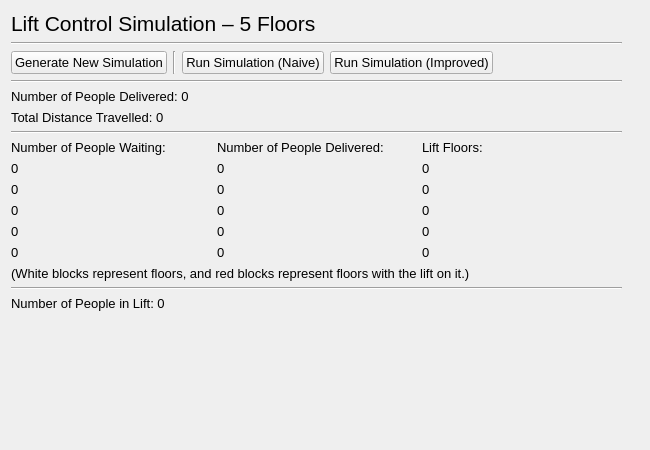
<?xml version="1.0" encoding="UTF-8"?>
<ui version="4.0">
 <class>mwindow_sim_5_floors</class>
 <widget class="QMainWindow" name="mwindow_sim_5_floors">
  <property name="geometry">
   <rect>
    <x>0</x>
    <y>0</y>
    <width>650</width>
    <height>450</height>
   </rect>
  </property>
  <property name="font">
   <font>
    <pointsize>10</pointsize>
   </font>
  </property>
  <property name="windowTitle">
   <string>Lift Control Simulation – 5 Floors</string>
  </property>
  <widget class="QWidget" name="central_widget">
   <widget class="QWidget" name="layoutWidget">
    <property name="geometry">
     <rect>
      <x>11</x>
      <y>11</y>
      <width>611</width>
      <height>418</height>
     </rect>
    </property>
    <layout class="QVBoxLayout" name="vert_layout_lift_control">
     <item>
      <widget class="QLabel" name="lbl_lift_control">
       <property name="font">
        <font>
         <pointsize>16</pointsize>
         <bold>false</bold>
        </font>
       </property>
       <property name="text">
        <string>Lift Control Simulation – 5 Floors</string>
       </property>
      </widget>
     </item>
     <item>
      <widget class="Line" name="hori_line_lift_control">
       <property name="orientation">
        <enum>Qt::Horizontal</enum>
       </property>
      </widget>
     </item>
     <item>
      <layout class="QHBoxLayout" name="hori_layout_nav">
       <item>
        <widget class="QPushButton" name="btn_generate_new_sim">
         <property name="text">
          <string>Generate New Simulation</string>
         </property>
        </widget>
       </item>
       <item>
        <widget class="Line" name="vert_line_buttons">
         <property name="orientation">
          <enum>Qt::Vertical</enum>
         </property>
        </widget>
       </item>
       <item alignment="Qt::AlignLeft">
        <widget class="QPushButton" name="btn_run_sim_naive">
         <property name="text">
          <string>Run Simulation (Naive)</string>
         </property>
        </widget>
       </item>
       <item>
        <widget class="QPushButton" name="btn_run_sim_improved">
         <property name="text">
          <string>Run Simulation (Improved)</string>
         </property>
        </widget>
       </item>
       <item>
        <spacer name="hori_spacer_nav">
         <property name="orientation">
          <enum>Qt::Horizontal</enum>
         </property>
         <property name="sizeHint" stdset="0">
          <size>
           <width>40</width>
           <height>20</height>
          </size>
         </property>
        </spacer>
       </item>
      </layout>
     </item>
     <item>
      <widget class="Line" name="hori_line_nav">
       <property name="orientation">
        <enum>Qt::Horizontal</enum>
       </property>
      </widget>
     </item>
     <item>
      <widget class="QLabel" name="lbl_num_delivered">
       <property name="text">
        <string>Number of People Delivered: 0</string>
       </property>
      </widget>
     </item>
     <item>
      <widget class="QLabel" name="lbl_distance_travelled">
       <property name="text">
        <string>Total Distance Travelled: 0</string>
       </property>
      </widget>
     </item>
     <item>
      <widget class="Line" name="hori_line_summary">
       <property name="orientation">
        <enum>Qt::Horizontal</enum>
       </property>
      </widget>
     </item>
     <item>
      <layout class="QGridLayout" name="grid_layout_sim">
       <item row="3" column="1">
        <widget class="QLabel" name="lbl_delivered_2">
         <property name="text">
          <string>0</string>
         </property>
        </widget>
       </item>
       <item row="5" column="2">
        <widget class="QLabel" name="lbl_floor_0">
         <property name="text">
          <string>0</string>
         </property>
        </widget>
       </item>
       <item row="2" column="2">
        <widget class="QLabel" name="lbl_floor_3">
         <property name="text">
          <string>0</string>
         </property>
        </widget>
       </item>
       <item row="0" column="1">
        <widget class="QLabel" name="lbl_delivered_floors">
         <property name="font">
          <font>
           <pointsize>10</pointsize>
           <bold>false</bold>
          </font>
         </property>
         <property name="text">
          <string>Number of People Delivered:</string>
         </property>
        </widget>
       </item>
       <item row="1" column="1">
        <widget class="QLabel" name="lbl_delivered_4">
         <property name="text">
          <string>0</string>
         </property>
        </widget>
       </item>
       <item row="4" column="2">
        <widget class="QLabel" name="lbl_floor_1">
         <property name="text">
          <string>0</string>
         </property>
        </widget>
       </item>
       <item row="0" column="0">
        <widget class="QLabel" name="lbl_waiting_floors">
         <property name="font">
          <font>
           <pointsize>10</pointsize>
           <bold>false</bold>
          </font>
         </property>
         <property name="text">
          <string>Number of People Waiting:</string>
         </property>
        </widget>
       </item>
       <item row="5" column="0">
        <widget class="QLabel" name="lbl_waiting_0">
         <property name="text">
          <string>0</string>
         </property>
        </widget>
       </item>
       <item row="0" column="2">
        <widget class="QLabel" name="lbl_lift_floors">
         <property name="font">
          <font>
           <pointsize>10</pointsize>
           <bold>false</bold>
          </font>
         </property>
         <property name="text">
          <string>Lift Floors:</string>
         </property>
        </widget>
       </item>
       <item row="3" column="2">
        <widget class="QLabel" name="lbl_floor_2">
         <property name="text">
          <string>0</string>
         </property>
        </widget>
       </item>
       <item row="4" column="0">
        <widget class="QLabel" name="lbl_waiting_1">
         <property name="text">
          <string>0</string>
         </property>
        </widget>
       </item>
       <item row="2" column="0">
        <widget class="QLabel" name="lbl_waiting_3">
         <property name="text">
          <string>0</string>
         </property>
        </widget>
       </item>
       <item row="5" column="1">
        <widget class="QLabel" name="lbl_delivered_0">
         <property name="text">
          <string>0</string>
         </property>
        </widget>
       </item>
       <item row="3" column="0">
        <widget class="QLabel" name="lbl_waiting_2">
         <property name="text">
          <string>0</string>
         </property>
        </widget>
       </item>
       <item row="1" column="2">
        <widget class="QLabel" name="lbl_floor_4">
         <property name="text">
          <string>0</string>
         </property>
        </widget>
       </item>
       <item row="2" column="1">
        <widget class="QLabel" name="lbl_delivered_3">
         <property name="text">
          <string>0</string>
         </property>
        </widget>
       </item>
       <item row="1" column="0">
        <widget class="QLabel" name="lbl_waiting_4">
         <property name="text">
          <string>0</string>
         </property>
        </widget>
       </item>
       <item row="4" column="1">
        <widget class="QLabel" name="lbl_delivered_1">
         <property name="text">
          <string>0</string>
         </property>
        </widget>
       </item>
      </layout>
     </item>
     <item>
      <widget class="QLabel" name="lbl_key">
       <property name="font">
        <font>
         <pointsize>10</pointsize>
         <italic>false</italic>
        </font>
       </property>
       <property name="text">
        <string>(White blocks represent floors, and red blocks represent floors with the lift on it.)</string>
       </property>
      </widget>
     </item>
     <item>
      <widget class="Line" name="hori_line_sim">
       <property name="orientation">
        <enum>Qt::Horizontal</enum>
       </property>
      </widget>
     </item>
     <item>
      <widget class="QLabel" name="lbl_num_in_lift">
       <property name="text">
        <string>Number of People in Lift: 0</string>
       </property>
      </widget>
     </item>
     <item>
      <widget class="QLabel" name="lbl_update">
       <property name="text">
        <string/>
       </property>
      </widget>
     </item>
     <item>
      <spacer name="vert_spacer">
       <property name="orientation">
        <enum>Qt::Vertical</enum>
       </property>
       <property name="sizeHint" stdset="0">
        <size>
         <width>20</width>
         <height>40</height>
        </size>
       </property>
      </spacer>
     </item>
    </layout>
   </widget>
  </widget>
 </widget>
 <resources/>
 <connections/>
</ui>
